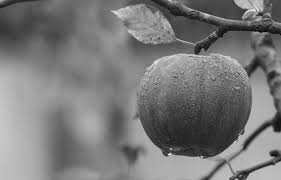
#> input picture grayscale.jpeg, 281 x 180 px
$ python image_processing.py
#> lines starting #> are read from the running program, lines starting #| are printed output that depends on the picture; after the words box and inside, x2 and y2 are one past the last pixel; in counts of white or black regions, pixels touching at a corner belong together
import cv2
import numpy as np

img = cv2.imread('grayscale.jpeg', 0)
#> img is the input picture: shape (180, 281); min 0, max 255, mean 121.3

if img is None:
    print("Image not found")
    exit()

# NEGATIVE IMAGE
L = img.max()
#> L = 255
negative = L - img
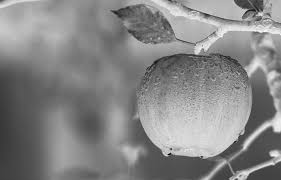
#> negative: shape (180, 281); min 0, max 255, mean 133.7
cv2.imwrite('negative.jpeg', negative)

# FLIP IMAGE (Horizontal)
flip_img = cv2.flip(img, 1)
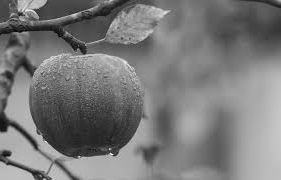
#> flip_img: shape (180, 281); min 0, max 255, mean 121.3
cv2.imwrite('flip.jpeg', flip_img)

# THRESHOLDING
T = 150
m, n = img.shape
#> m = 180; n = 281
thresh = np.zeros((m, n), dtype=np.uint8)

for i in range(m):
    for j in range(n):
        thresh[i, j] = 255 if img[i, j] > T else 0
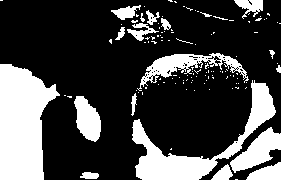
#> thresh: shape (180, 281); 27.1% white; 124 white regions (105 under 20 px), largest, box (x1, y1, x2, y2) and area: (0, 64, 60, 180) 4938, (132, 80, 276, 180) 3426, (137, 53, 249, 91) 1274

cv2.imwrite('threshold.jpeg', thresh)

# CONTRAST STRETCHING
rmin, rmax = img.min(), img.max()
#> rmin = 0; rmax = 255
contrast = ((img - rmin) / (rmax - rmin)) * 255
contrast = contrast.astype(np.uint8)

cv2.imwrite('contrast.jpeg', contrast)

print("All image processing operations completed.")
